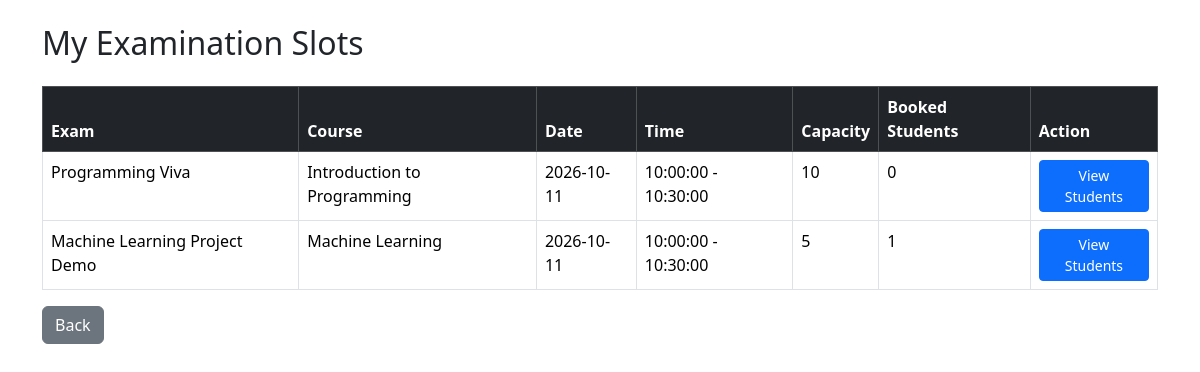
/examiner/slots (signed in), run on an earlier commit of the app's database.
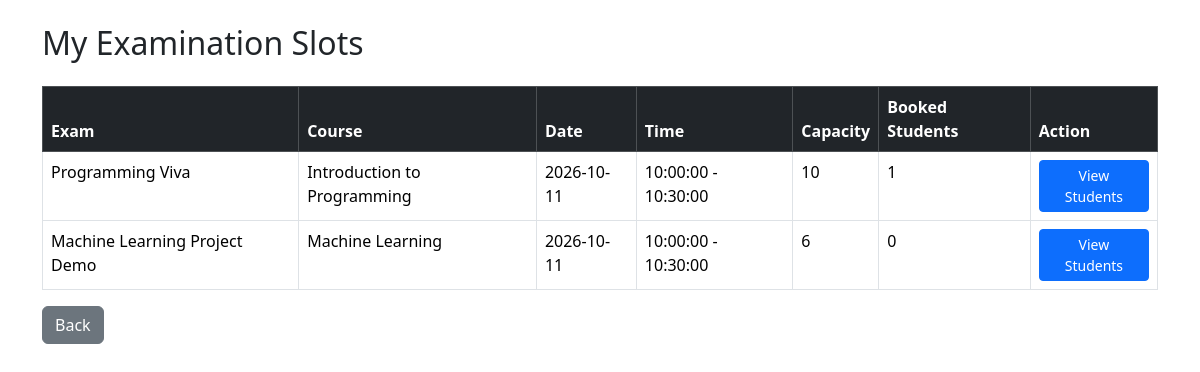
And on a later commit of the database.
### models.py (models this page shows)
class ExaminationSlot(db.Model):
    __tablename__ = "slots"
    id = db.Column(db.Integer, primary_key=True)
    examination_id = db.Column(db.Integer, db.ForeignKey("examinations.id"), nullable=False)
    examiner_id = db.Column(db.Integer, db.ForeignKey("users.id"), nullable=False)
    date = db.Column(db.Date)
    start_time = db.Column(db.Time)
    end_time = db.Column(db.Time)
    capacity = db.Column(db.Integer)
    available_seats = db.Column(db.Integer)
    status = db.Column(db.String(30), default="Available")
    examination = db.relationship(
        "Examination",
        backref="slots"
    )
    examiner = db.relationship(
        "User",
        foreign_keys=[examiner_id],
        backref="examiner_slots"
    )

class Examination(db.Model):
    __tablename__ = "examinations"
    id = db.Column(db.Integer, primary_key=True)
    course_id = db.Column(db.Integer, db.ForeignKey("courses.id"), nullable=False)
    examiner_id = db.Column(db.Integer, db.ForeignKey("users.id"), nullable=True)
    name = db.Column(db.String(100), nullable=False)
    exam_type = db.Column(db.String(30))
    duration = db.Column(db.Integer)
    max_marks = db.Column(db.Integer)
    slot_creation_start = db.Column(db.Date)
    slot_creation_end = db.Column(db.Date)
    booking_start = db.Column(db.Date)
    booking_end = db.Column(db.Date)
    status = db.Column(db.String(30))
    examiner = db.relationship(
        "User",
        foreign_keys=[examiner_id],
        backref="assigned_examinations"
    )
    course = db.relationship(
        "Course",
        backref="examinations"
    )

class Course(db.Model):
    __tablename__ = "courses"
    id = db.Column(db.Integer, primary_key=True)
    code = db.Column(db.String(20), unique=True, nullable=False)
    name = db.Column(db.String(100), nullable=False)
    description = db.Column(db.Text)
    status = db.Column(db.String(20), default="Active")

### app.py (the view)
@app.route("/examiner/slots")
@login_required
def examiner_slots():
    if current_user.role != "examiner":
        return redirect(url_for("auth.login"))
    slots = ExaminationSlot.query.filter_by(
        examiner_id=current_user.id
    ).all()
    return render_template("examiner/slots.html", slots=slots)

### app.py (called while the page is built)
@login_manager.user_loader
def load_user(user_id):
    return db.session.get(User, int(user_id))

### templates/examiner/slots.html (shortened to what this page needs)
<!DOCTYPE html>
<html>
<head>
    <link href="https://cdn.jsdelivr.net/npm/bootstrap@5.3.3/dist/css/bootstrap.min.css" rel="stylesheet">
</head>
<body>
    <div class="container mt-4">
        <h2 class="mb-4">
            My Examination Slots
        </h2>
        <table class="table table-bordered table-hover">
            <thead class="table-dark">
                <tr>
                    <th>Exam</th>
                    <th>Course</th>
                    <th>Date</th>
                    <th>Time</th>
                    <th>Capacity</th>
                    <th>Booked Students</th>
                    <th>Action</th>
                </tr>
            </thead>
            <tbody>
                {% for slot in slots %}
                <tr>
                    <td>
                        {{ slot.examination.name }}
                    </td>
                    <td>
                        {{ slot.examination.course.name }}
                    </td>
                    <td>
                        {{ slot.date }}
                    </td>
                    <td>
                        {{ slot.start_time }}
                        -
                        {{ slot.end_time }}
                    </td>
                    <td>
                        {{ slot.capacity }}
                    </td>
                    <td>
                        {{ slot.bookings|selectattr("status", "equalto", "Booked")|list|length }}
                    </td>
                    <td>
                        <a href="{{ url_for('slot_students', id=slot.id) }}" class="btn btn-primary btn-sm">
                            View Students
                        </a>
                    </td>
                </tr>
                {% else %}
                <tr>
                    <td colspan="7" class="text-center">
                        No slots found.
                    </td>
                </tr>
                {% endfor %}
            </tbody>
        </table>
        <a href="{{ url_for('examiner_dashboard') }}" class="btn btn-secondary">
            Back
        </a>
    </div>
</body>
</html>

What changed in the data, as far as the page shows it:
changed ExaminationSlot "Programming Viva": bookings|selectattr "0" → "1"
changed ExaminationSlot "Machine Learning Project Demo": capacity "5" → "6"; bookings|selectattr "1" → "0"
